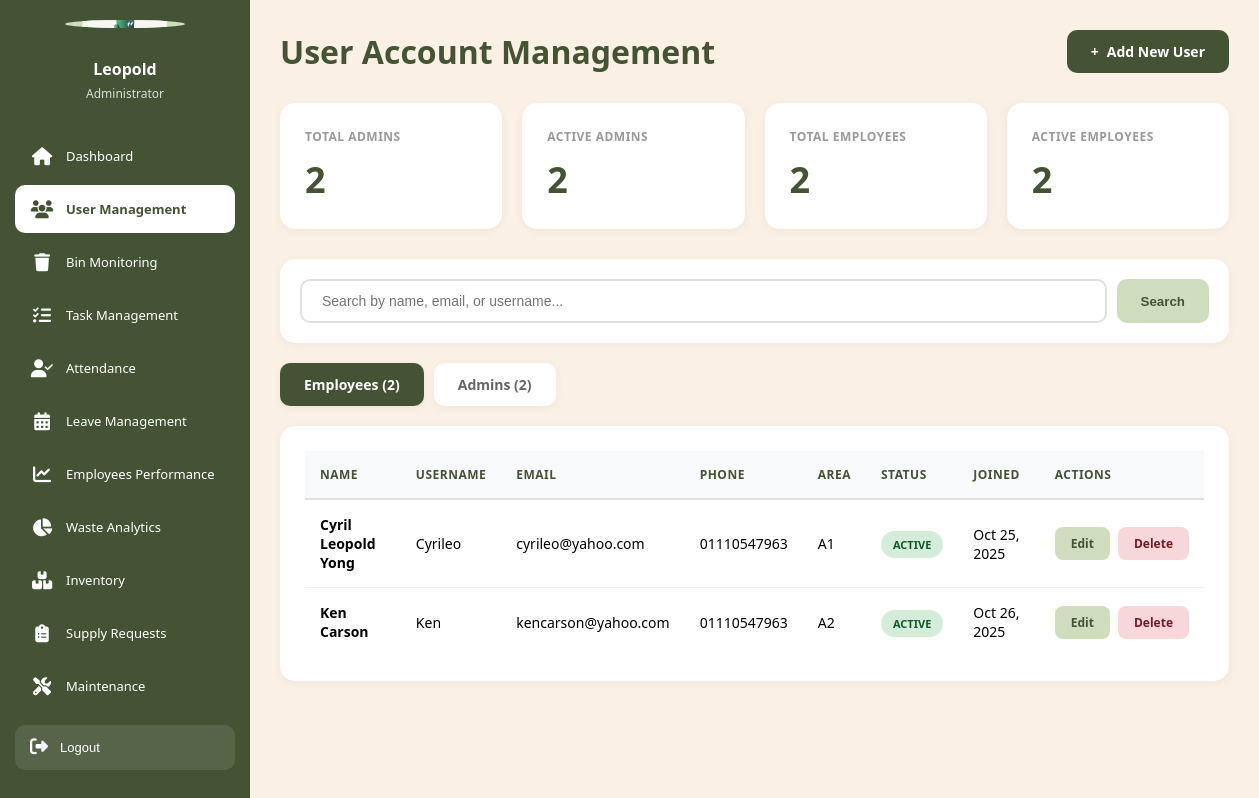
Before: /admin/users.php (signed in) with the older database file.
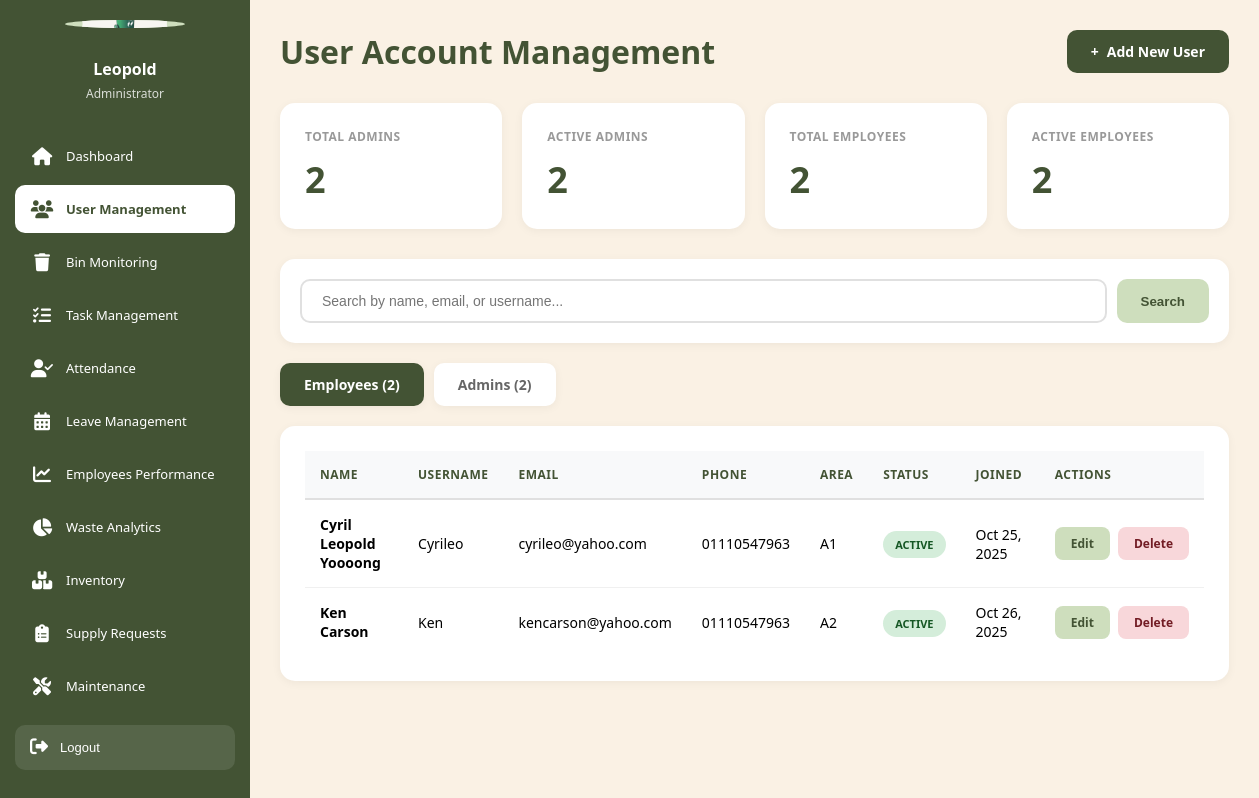
After: the same page with the newer database file.
### tables this page shows
CREATE TABLE `employees` (
  `employee_id` int(11) NOT NULL,
  `username` varchar(50) NOT NULL,
  `password` varchar(255) NOT NULL COMMENT 'Hashed password using password_hash()',
  `email` varchar(100) NOT NULL,
  `language` varchar(5) DEFAULT 'en',
  `full_name` varchar(100) NOT NULL,
  `phone_number` varchar(20) DEFAULT NULL,
  `profile_picture` varchar(255) DEFAULT NULL,
  `area_id` int(11) DEFAULT NULL,
  `created_at` timestamp NOT NULL DEFAULT current_timestamp(),
  `last_login` timestamp NULL DEFAULT NULL,
  `status` enum('active','on_leave','inactive') DEFAULT 'active'
);

CREATE TABLE `areas` (
  `area_id` int(11) NOT NULL,
  `area_name` varchar(50) NOT NULL COMMENT 'Block name (A1, A2, A3, B1, B2)',
  `block` varchar(10) DEFAULT NULL,
  `total_floors` int(11) NOT NULL DEFAULT 4,
  `total_bins` int(11) NOT NULL DEFAULT 4,
  `description` text DEFAULT NULL,
  `created_at` timestamp NOT NULL DEFAULT current_timestamp()
);

### config/database.php (called while the page is built, shortened)
<?php
$options = [
    PDO::ATTR_ERRMODE            => PDO::ERRMODE_EXCEPTION,
    PDO::ATTR_DEFAULT_FETCH_MODE => PDO::FETCH_ASSOC,
    PDO::ATTR_EMULATE_PREPARES   => false,
    PDO::ATTR_PERSISTENT         => false,
];
try {
    $dsn = "mysql:host=" . DB_HOST . ";dbname=" . DB_NAME . ";charset=" . DB_CHARSET;
    $pdo = new PDO($dsn, DB_USER, DB_PASS, $options);
} catch (PDOException $e) {
    die("Database Connection Failed: " . $e->getMessage());
}
function query($sql, $params = []) {
    global $pdo;
    $stmt = $pdo->prepare($sql);
    $stmt->execute($params);
    return $stmt;
}
function getAll($sql, $params = []) {
    $stmt = query($sql, $params);
    return $stmt->fetchAll();
}
?>

### admin/users.php (the view, shortened to what the changed rows need)
<?php
require_once '../config/database.php';
$active_tab = $_GET['tab'] ?? 'employees';
$search = $_GET['search'] ?? '';
$employee_sql = "SELECT e.employee_id, e.username, e.email, e.full_name, e.phone_number,
                        e.status, e.created_at, e.last_login, a.area_name
                 FROM employees e
                 LEFT JOIN areas a ON e.area_id = a.area_id
                 WHERE 1=1";
if ($search) {
    $employee_sql .= " AND (e.full_name LIKE ? OR e.email LIKE ? OR e.username LIKE ?)";
    $employees = getAll($employee_sql, [$search_param, $search_param, $search_param]);
} else {
    $employees = getAll($employee_sql);
}
?>
<!DOCTYPE html>
<html lang="en">
<head>
</head>
<body>
    <?php include '../includes/admin_sidebar.php'; ?>
    <main class="main-content">
        <div class="page-header">
            <h1>User Account Management</h1>
        </div>
        <div class="table-container">
            <?php if ($active_tab === 'employees'): ?>
                <?php if (empty($employees)): ?>
                    <div class="empty-state">
                        <div class="icon">👥</div>
                        <h3>No employees found</h3>
                        <p>Start by adding your first employee</p>
                    </div>
                <?php else: ?>
                    <table>
                        <thead>
                            <tr>
                                <th>Name</th>
                                <th>Username</th>
                                <th>Email</th>
                                <th>Phone</th>
                                <th>Area</th>
                                <th>Status</th>
                                <th>Joined</th>
                                <th>Actions</th>
                            </tr>
                        </thead>
                        <tbody>
                            <?php foreach ($employees as $employee): ?>
                                <tr>
                                    <td><strong><?php echo htmlspecialchars($employee['full_name']); ?></strong></td>
                                    <td><?php echo htmlspecialchars($employee['username']); ?></td>
                                    <td><?php echo htmlspecialchars($employee['email']); ?></td>
                                    <td><?php echo htmlspecialchars($employee['phone_number']); ?></td>
                                    <td><?php echo htmlspecialchars($employee['area_name'] ?? 'Not Assigned'); ?></td>
                                    <td>
                                        <span class="status-badge status-<?php echo $employee['status']; ?>">
                                            <?php echo ucfirst($employee['status']); ?>
                                        </span>
                                    </td>
                                    <td><?php echo date('M j, Y', strtotime($employee['created_at'])); ?></td>
                                    <td>
                                        <div class="action-buttons">
                                            <a href="user_edit.php?type=employee&id=<?php echo $employee['employee_id']; ?>" class="btn-edit">
                                                Edit
                                            </a>
                                            <a href="user_delete.php?type=employee&id=<?php echo $employee['employee_id']; ?>"
                                               class="btn-delete"
                                               onclick="return confirm('Are you sure you want to delete this employee?')">
                                                Delete
                                            </a>
                                        </div>
                                    </td>
                                </tr>
                            <?php endforeach; ?>
                        </tbody>
                    </table>
                <?php endif; ?>
            <?php endif; ?>
        </div>
    </main>
</body>
</html>

Changed rows visible on the page:
changed employees "Cyrileo": full_name "Cyril Leopold Yong" → "Cyril Leopold Yoooong"
